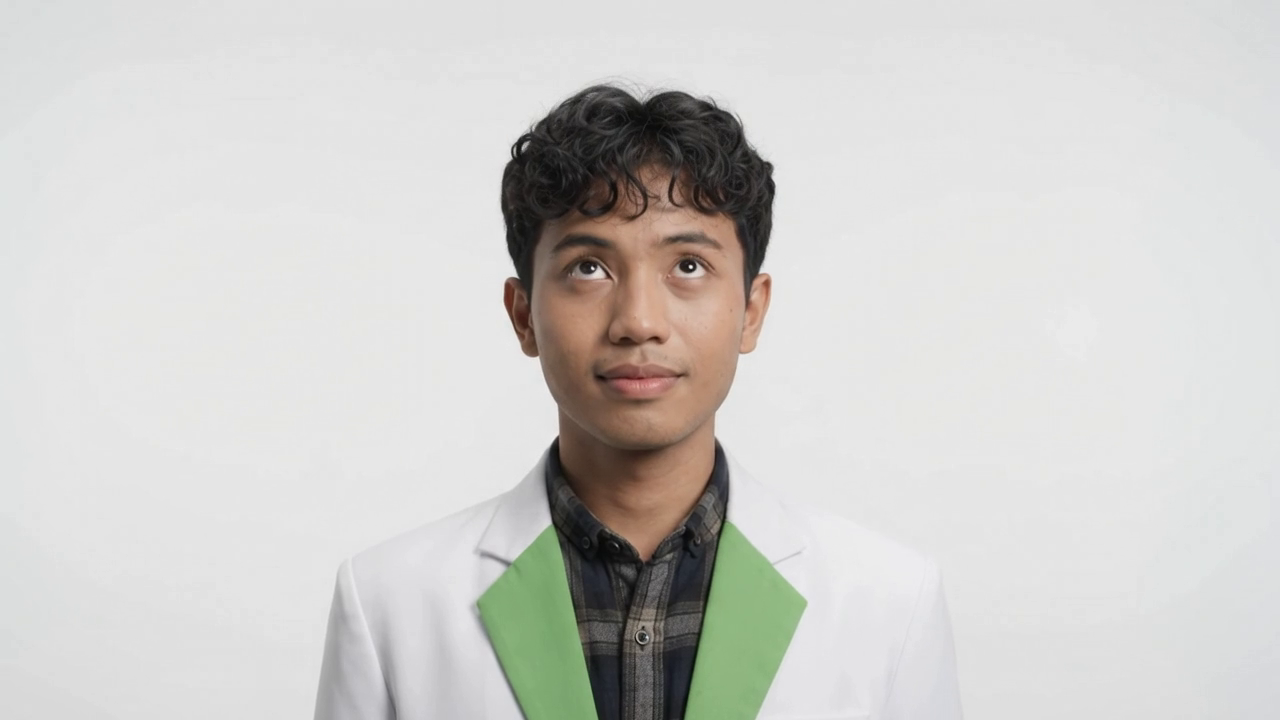
#> input picture frame 24 of public/Character.mp4, 1280 x 720 px
$ python analyze_bg.py
#> lines starting #> are read from the running program, lines starting #| are printed output that depends on the picture
import cv2
import numpy as np

cap = cv2.VideoCapture("public/Character.mp4")
frames = [cap.read()[1] for _ in range(240)]
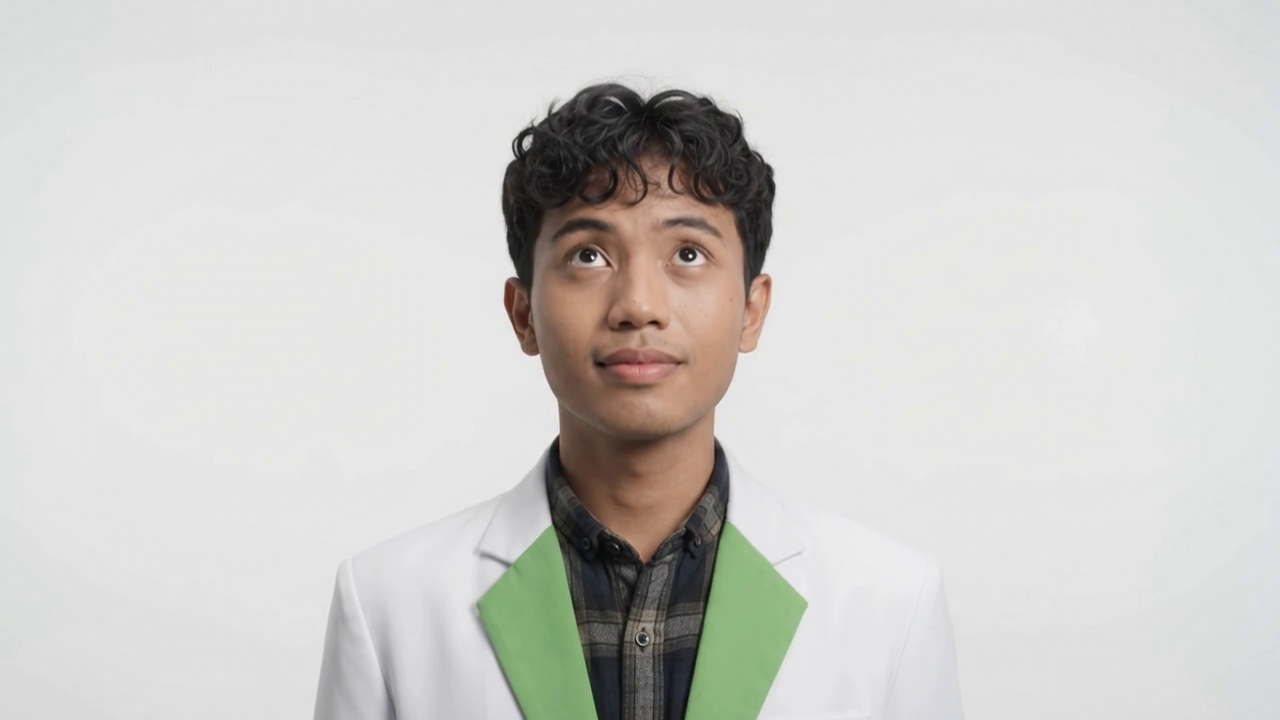
#> input picture frame 29 of public/Character.mp4, 1280 x 720 px
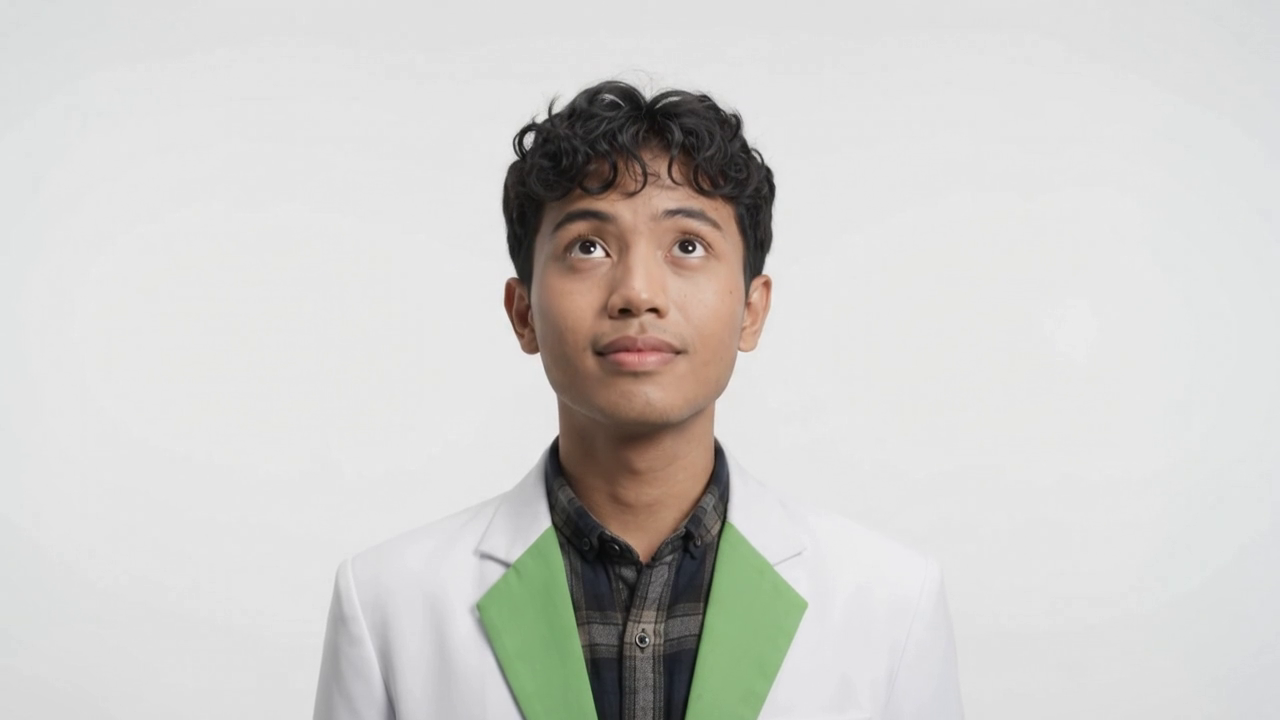
#> input picture frame 33 of public/Character.mp4, 1280 x 720 px
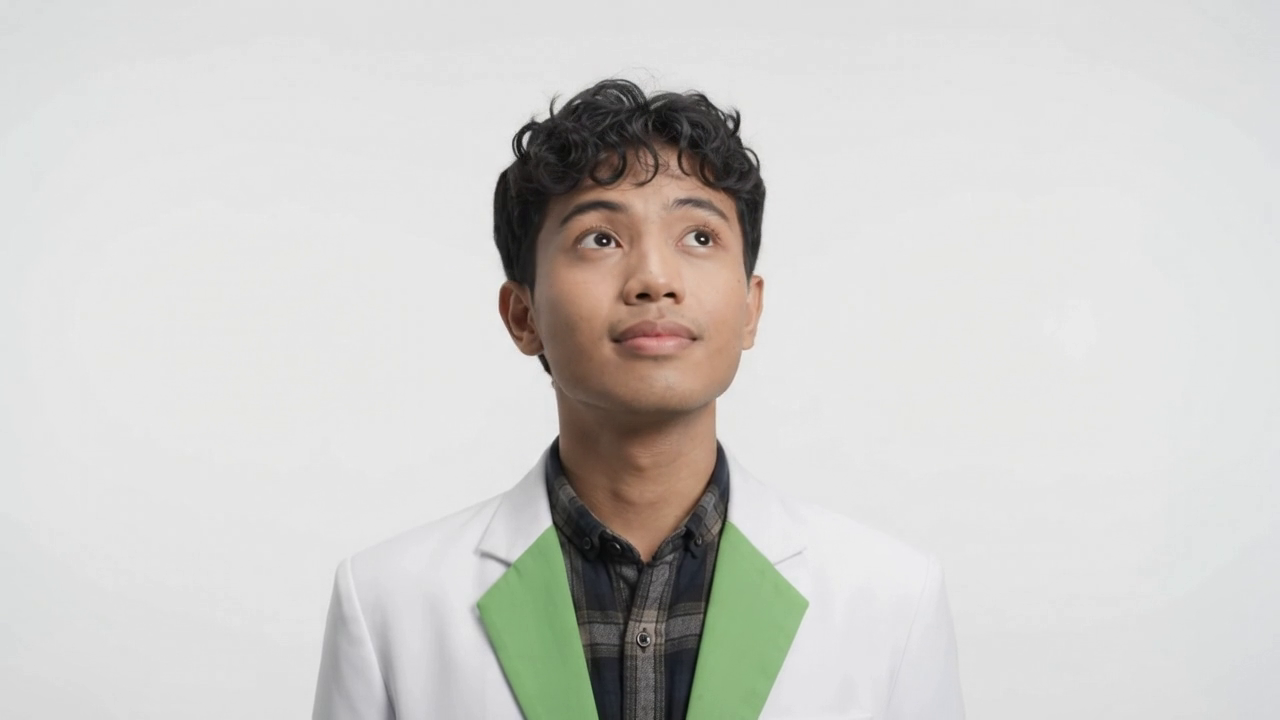
#> input picture frame 48 of public/Character.mp4, 1280 x 720 px
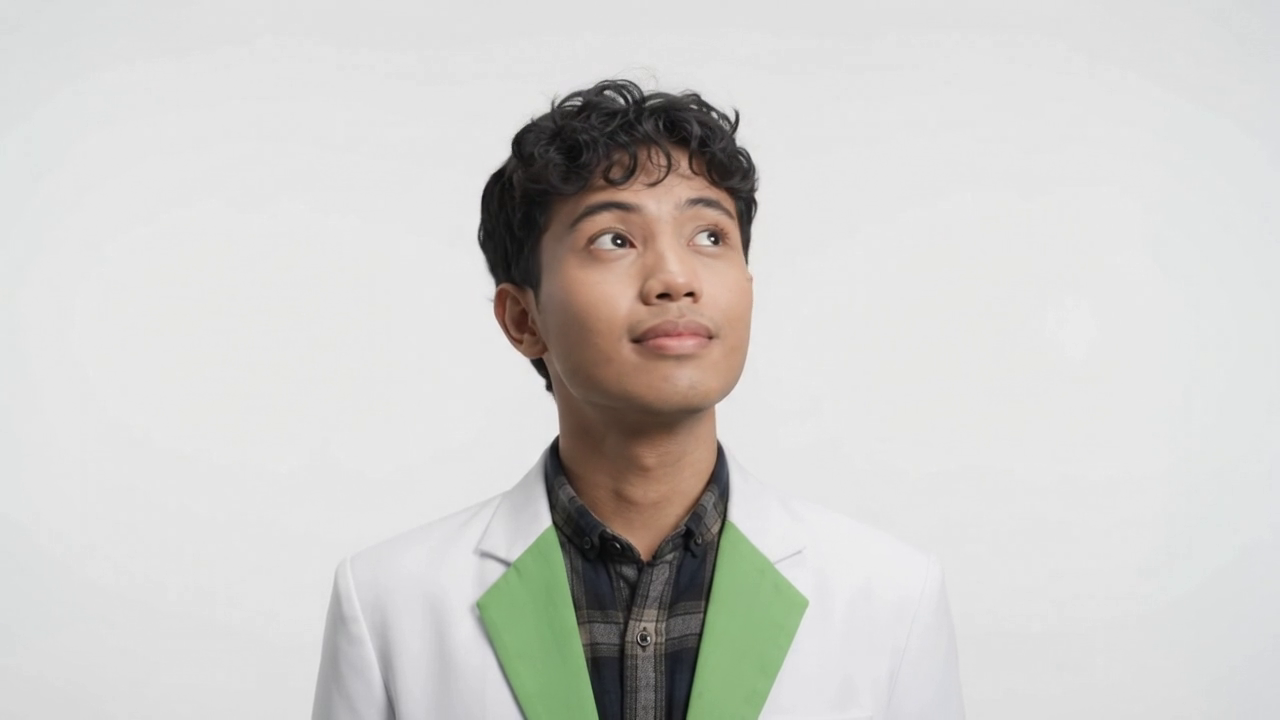
#> input picture frame 53 of public/Character.mp4, 1280 x 720 px
cap.release()

# Let's inspect the borders of the frames
# top border (y=0..30, x=0..1280)
# left border (y=0..720, x=0..30)
# right border (y=0..720, x=1250..1280)
frame_c = frames[204]

top_bg = frame_c[0:20, :]
left_bg = frame_c[:, 0:20]
right_bg = frame_c[:, 1260:]

print("Top edge mean RGB:", [int(x) for x in np.mean(top_bg, axis=(0,1))[::-1]])
print("Left edge mean RGB:", [int(x) for x in np.mean(left_bg, axis=(0,1))[::-1]])
print("Right edge mean RGB:", [int(x) for x in np.mean(right_bg, axis=(0,1))[::-1]])

# Let's check across all selected frames
top_left_pixel = frame_c[5, 5][::-1]
print("Top-left pixel RGB:", [int(x) for x in top_left_pixel])
print("Hex:", f"#{int(top_left_pixel[0]):02x}{int(top_left_pixel[1]):02x}{int(top_left_pixel[2]):02x}")

$ run again, starting later in the video
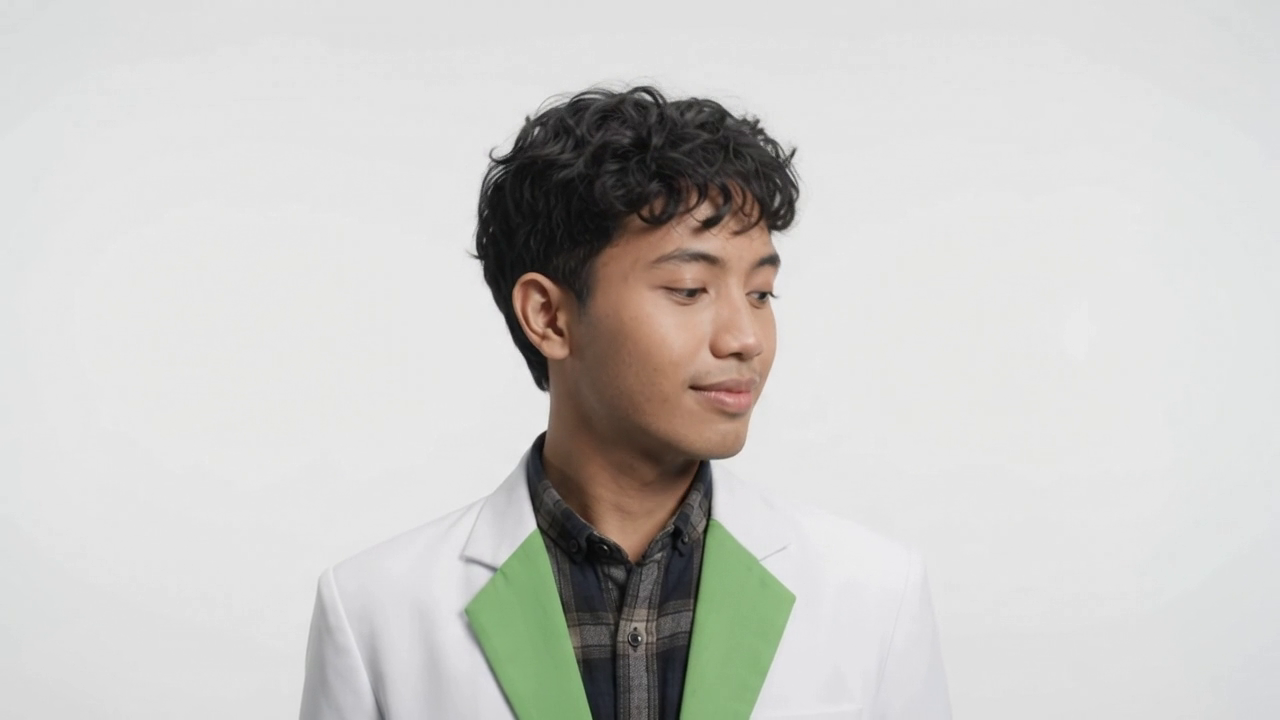
#> input picture frame 108 of public/Character.mp4, 1280 x 720 px
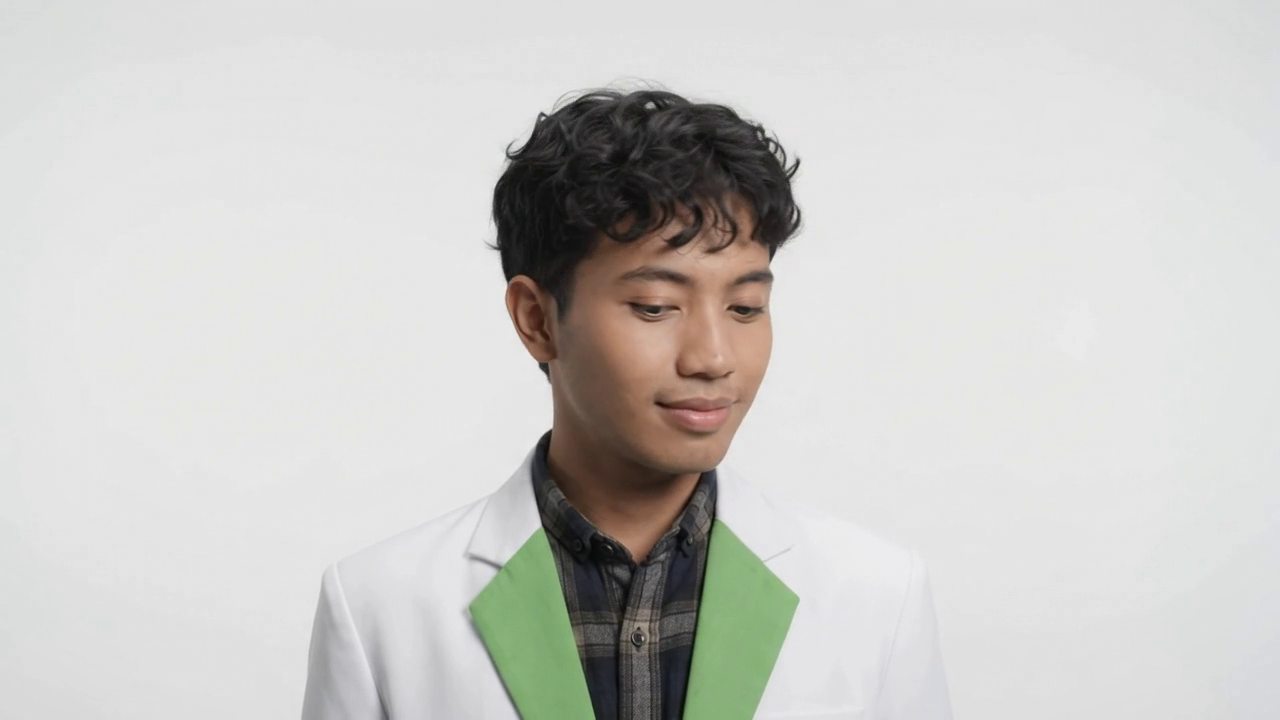
#> input picture frame 128 of public/Character.mp4, 1280 x 720 px
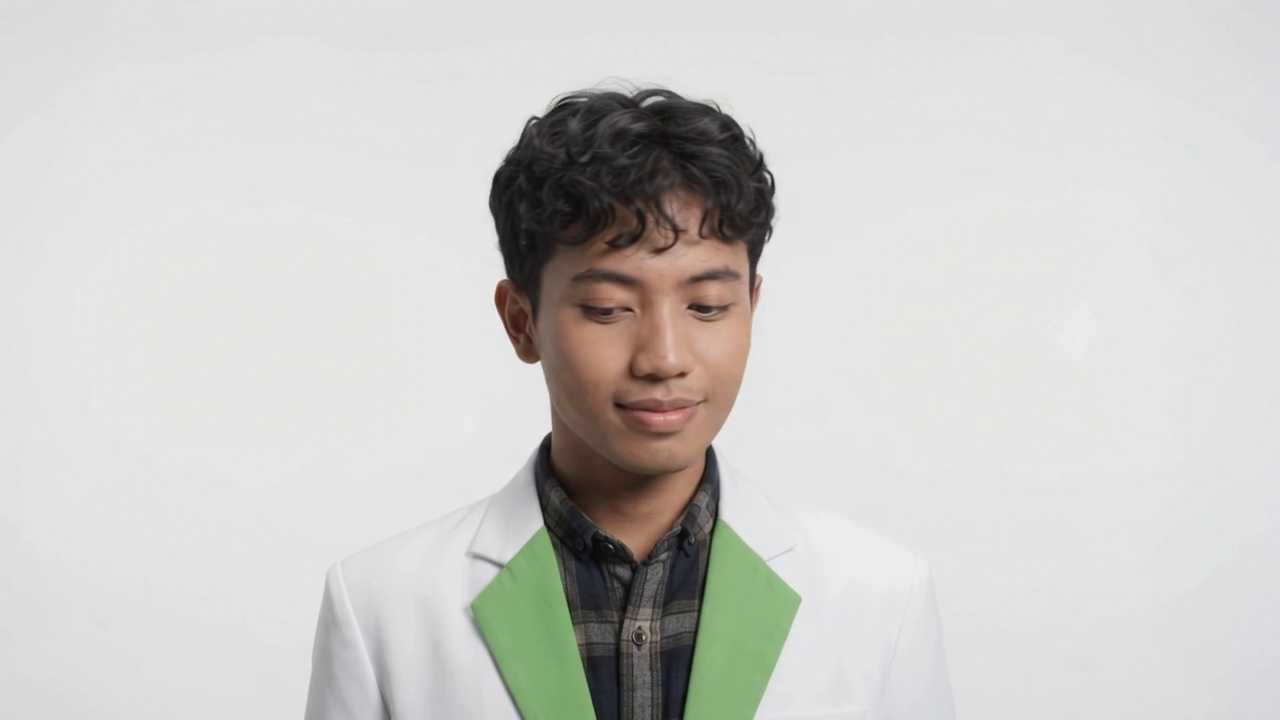
#> input picture frame 137 of public/Character.mp4, 1280 x 720 px

$ run again, starting later in the video
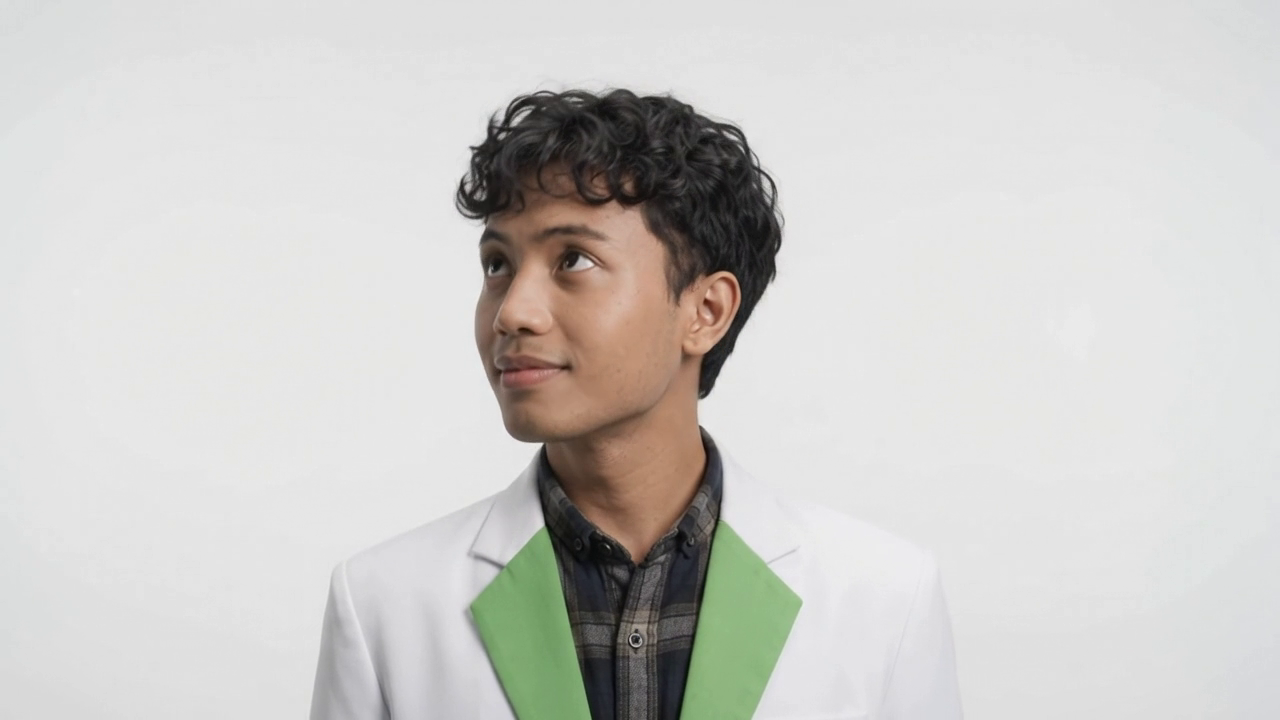
#> input picture frame 192 of public/Character.mp4, 1280 x 720 px
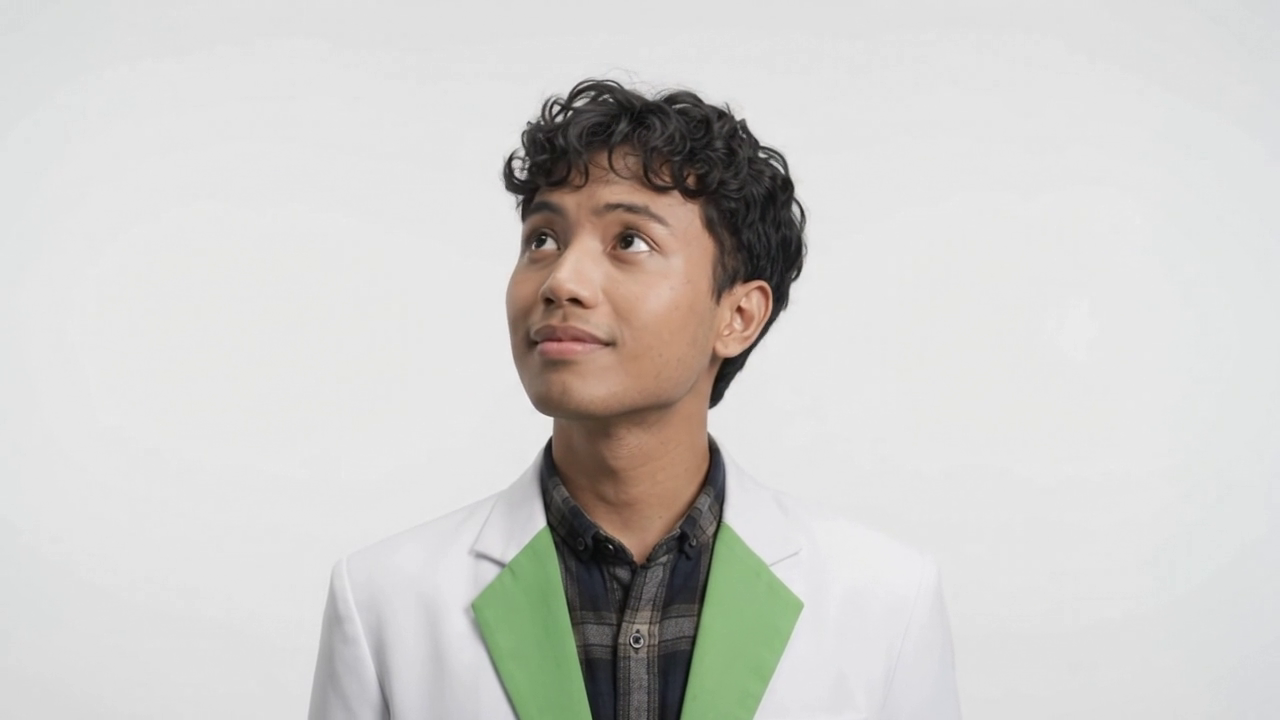
#> input picture frame 211 of public/Character.mp4, 1280 x 720 px
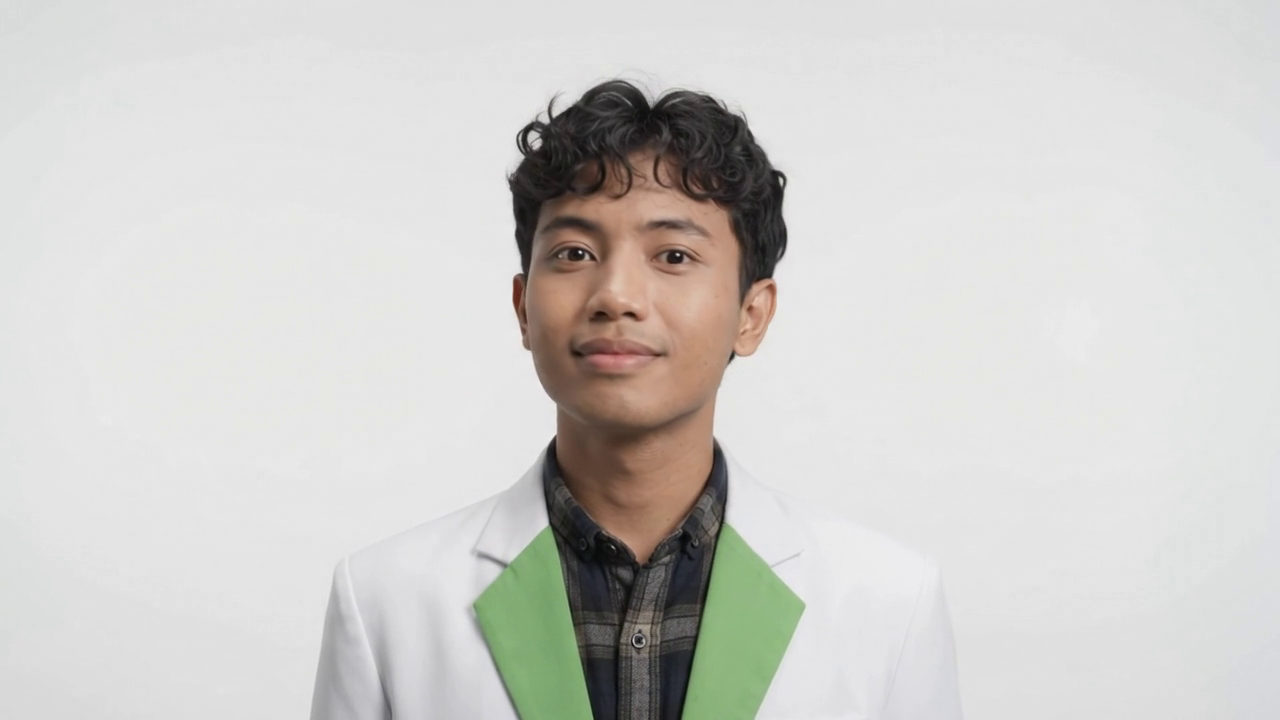
#> input picture frame 221 of public/Character.mp4, 1280 x 720 px
